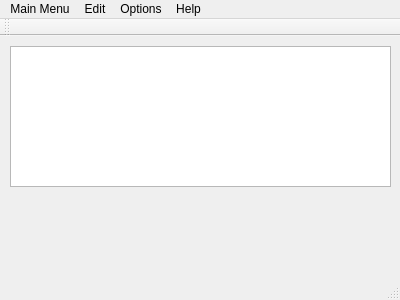
<?xml version="1.0" encoding="UTF-8"?>
<ui version="4.0">
 <class>vxRMainUI</class>
 <widget class="QMainWindow" name="vxRMainUI">
  <property name="geometry">
   <rect>
    <x>0</x>
    <y>0</y>
    <width>400</width>
    <height>300</height>
   </rect>
  </property>
  <property name="windowTitle">
   <string>vxRMainUI</string>
  </property>
  <widget class="QWidget" name="centralWidget">
   <widget class="QGraphicsView" name="graphicsView">
    <property name="geometry">
     <rect>
      <x>10</x>
      <y>10</y>
      <width>381</width>
      <height>141</height>
     </rect>
    </property>
   </widget>
  </widget>
  <widget class="QMenuBar" name="menuBar">
   <property name="geometry">
    <rect>
     <x>0</x>
     <y>0</y>
     <width>400</width>
     <height>20</height>
    </rect>
   </property>
   <widget class="QMenu" name="menuMain_Menu">
    <property name="title">
     <string>Main Menu</string>
    </property>
    <addaction name="actionOpen"/>
    <addaction name="actionSave"/>
    <addaction name="actionSave_As"/>
   </widget>
   <widget class="QMenu" name="menuEdit">
    <property name="title">
     <string>Edit</string>
    </property>
   </widget>
   <widget class="QMenu" name="menuOptions">
    <property name="title">
     <string>Options</string>
    </property>
   </widget>
   <widget class="QMenu" name="menuHelp">
    <property name="title">
     <string>Help</string>
    </property>
   </widget>
   <addaction name="menuMain_Menu"/>
   <addaction name="menuEdit"/>
   <addaction name="menuOptions"/>
   <addaction name="menuHelp"/>
  </widget>
  <widget class="QToolBar" name="mainToolBar">
   <attribute name="toolBarArea">
    <enum>TopToolBarArea</enum>
   </attribute>
   <attribute name="toolBarBreak">
    <bool>false</bool>
   </attribute>
  </widget>
  <widget class="QStatusBar" name="statusBar"/>
  <action name="actionOpen">
   <property name="text">
    <string>Open</string>
   </property>
  </action>
  <action name="actionSave">
   <property name="text">
    <string>Save</string>
   </property>
  </action>
  <action name="actionSave_As">
   <property name="text">
    <string>Save As...</string>
   </property>
  </action>
 </widget>
 <layoutdefault spacing="6" margin="11"/>
 <resources/>
 <connections/>
</ui>
